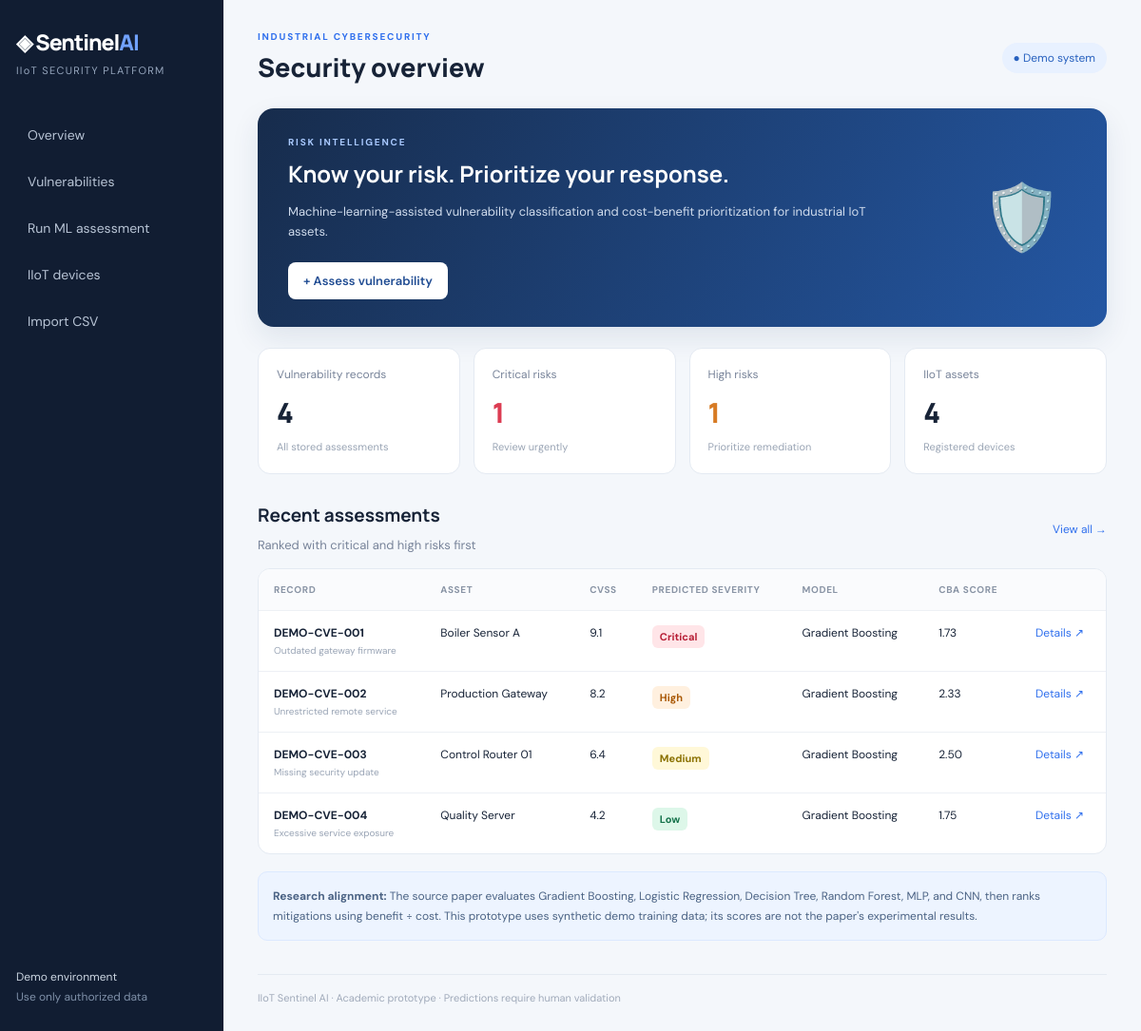
The page / on the database its author committed.
### tables this page shows
CREATE TABLE vulnerabilities (
      id INTEGER PRIMARY KEY AUTOINCREMENT,
      device_id INTEGER,
      cve_id TEXT,
      title TEXT NOT NULL,
      service TEXT,
      port INTEGER,
      cvss REAL NOT NULL,
      is_public INTEGER NOT NULL DEFAULT 0,
      patch_available INTEGER NOT NULL DEFAULT 0,
      known_exploit INTEGER NOT NULL DEFAULT 0,
      asset_criticality INTEGER NOT NULL DEFAULT 2,
      predicted_severity TEXT NOT NULL,
      model_name TEXT NOT NULL,
      recommendation TEXT NOT NULL,
      mitigation_cost REAL NOT NULL,
      mitigation_benefit REAL NOT NULL,
      cba_score REAL NOT NULL,
      created_at TEXT NOT NULL,
      FOREIGN KEY(device_id) REFERENCES devices(id) ON DELETE SET NULL
    );

CREATE TABLE devices (
      id INTEGER PRIMARY KEY AUTOINCREMENT,
      name TEXT NOT NULL,
      device_type TEXT NOT NULL,
      location TEXT,
      status TEXT NOT NULL DEFAULT 'Monitored',
      created_at TEXT NOT NULL
    );

### app.py (the view)
@app.route("/")
def dashboard():
    db = get_db()
    total = db.execute("SELECT COUNT(*) n FROM vulnerabilities").fetchone()["n"]
    critical = db.execute("SELECT COUNT(*) n FROM vulnerabilities WHERE predicted_severity='Critical'").fetchone()["n"]
    high = db.execute("SELECT COUNT(*) n FROM vulnerabilities WHERE predicted_severity='High'").fetchone()["n"]
    devices = db.execute("SELECT COUNT(*) n FROM devices").fetchone()["n"]
    rows = db.execute("""SELECT v.*, d.name AS device_name
        FROM vulnerabilities v LEFT JOIN devices d ON v.device_id=d.id
        ORDER BY CASE v.predicted_severity WHEN 'Critical' THEN 1 WHEN 'High' THEN 2 WHEN 'Medium' THEN 3 ELSE 4 END,
        v.created_at DESC LIMIT 8""").fetchall()
    severity = db.execute("""SELECT predicted_severity AS label, COUNT(*) AS value
        FROM vulnerabilities GROUP BY predicted_severity""").fetchall()
    return render_template("dashboard.html", total=total, critical=critical, high=high,
                           devices=devices, rows=rows, severity=[dict(x) for x in severity])

### database.py (called while the page is built)
def get_db():
    conn = sqlite3.connect(DB_PATH)
    conn.row_factory = sqlite3.Row
    conn.execute("PRAGMA foreign_keys = ON")
    return conn

### templates/dashboard.html
{% extends "base.html" %}{% set heading="Security overview" %}{% block content %}
<div class="hero"><div><div class="eyebrow">RISK INTELLIGENCE</div><h2>Know your risk. Prioritize your response.</h2><p>Machine-learning-assisted vulnerability classification and cost-benefit prioritization for industrial IoT assets.</p><a class="btn" href="/analyze">+ Assess vulnerability</a></div><div class="hero-icon">🛡️</div></div>
<div class="stats"><div class="stat"><span>Vulnerability records</span><strong>{{ total }}</strong><small>All stored assessments</small></div><div class="stat"><span>Critical risks</span><strong class="red">{{ critical }}</strong><small>Review urgently</small></div><div class="stat"><span>High risks</span><strong class="orange">{{ high }}</strong><small>Prioritize remediation</small></div><div class="stat"><span>IIoT assets</span><strong>{{ devices }}</strong><small>Registered devices</small></div></div>
<div class="section-head"><div><h2>Recent assessments</h2><p>Ranked with critical and high risks first</p></div><a href="/vulnerabilities">View all →</a></div>
<div class="table-wrap"><table><thead><tr><th>Record</th><th>Asset</th><th>CVSS</th><th>Predicted severity</th><th>Model</th><th>CBA score</th><th></th></tr></thead><tbody>
{% for r in rows %}<tr><td><b>{{ r["cve_id"] }}</b><small>{{ r["title"] }}</small></td><td>{{ r["device_name"] or "Unassigned" }}</td><td>{{ "%.1f"|format(r["cvss"]) }}</td><td><span class="severity {{ r['predicted_severity']|lower }}">{{ r["predicted_severity"] }}</span></td><td>{{ r["model_name"] }}</td><td>{{ "%.2f"|format(r["cba_score"]) }}</td><td><a href="/vulnerability/{{ r['id'] }}">Details ↗</a></td></tr>{% endfor %}
</tbody></table></div>
<div class="note"><b>Research alignment:</b> The source paper evaluates Gradient Boosting, Logistic Regression, Decision Tree, Random Forest, MLP, and CNN, then ranks mitigations using benefit ÷ cost. This prototype uses synthetic demo training data; its scores are not the paper's experimental results.</div>
{% endblock %}

### static/style.css (style rules this page uses)
:root { --bg:#f4f7fb;--ink:#172337;--muted:#778399;--line:#e4eaf2;--blue:#2f6fed;--nav:#111d32 }
* { box-sizing:border-box }
body { margin:0;background:var(--bg);font-family:'DM Sans',sans-serif;color:var(--ink);display:flex }
.eyebrow { font-size:10px;letter-spacing:1.8px;color:var(--blue);font-weight:700 }
h2 { font:700 19px Manrope;margin:0 0 8px }
p { color:var(--muted);line-height:1.65;font-size:13px }
.hero { background:linear-gradient(120deg,#172c4c,#2457a3);color:white;padding:29px 32px;border-radius:17px;display:flex;justify-content:space-between;align-items:center;margin-bottom:22px;box-shadow:0 12px 30px #18345d18 }
.hero .eyebrow { color:#a9c9ff }
.hero h2 { font-size:24px;margin-top:10px }
.hero p { color:#d0dced;max-width:610px }
.hero-icon { font-size:68px;padding:15px }
.btn { display:inline-block;background:var(--blue);border:0;border-radius:8px;color:white;padding:11px 16px;font:600 13px 'DM Sans';text-decoration:none;cursor:pointer }
.hero .btn { background:white;color:#214d93;margin-top:8px }
.stats { display:grid;grid-template-columns:repeat(4,minmax(0,1fr));gap:14px;margin:20px 0 30px }
.stat { background:#fff;border:1px solid var(--line);border-radius:13px;padding:19px;min-width:0 }
.stat span,.score-box span { display:block;font-size:12px;color:var(--muted) }
.stat strong { display:block;font:800 29px Manrope;margin:12px 0 4px;overflow-wrap:anywhere }
.stat small { color:#9aa5b5;font-size:11px }
.red { color:#dc3c52 }
.orange { color:#d77b24 }
.section-head { display:flex;align-items:center;justify-content:space-between;margin:28px 0 14px }
.section-head p { margin:0 }
.section-head a { font-size:12px;color:var(--blue);text-decoration:none }
.table-wrap { background:#fff;border:1px solid var(--line);border-radius:13px;overflow:auto }
table { width:100%;border-collapse:collapse;font-size:12px;min-width:750px }
th { text-align:left;background:#fafbfd;color:#8994a5;font-size:10px;letter-spacing:.6px;text-transform:uppercase;padding:15px 16px }
td { padding:15px 16px;border-top:1px solid #edf0f5;vertical-align:top }
td small { display:block;color:#99a4b5;margin-top:4px;max-width:230px }
td a { color:var(--blue);text-decoration:none }
.severity { display:inline-block;border-radius:6px;padding:5px 8px;font-size:11px;font-weight:700;background:#edf0f5;color:#526075 }
.severity.critical { background:#ffe5e8;color:#b71e35 }
.severity.high { background:#fff0df;color:#a95805 }
.severity.medium { background:#fff8d8;color:#8a7100 }
.severity.low { background:#ddf7e9;color:#16734b }
.note { margin-top:18px;background:#edf4ff;border:1px solid #dce9ff;color:#4b6384;border-radius:10px;padding:15px;font-size:12px;line-height:1.7 }

### rows shown on the page
vulnerabilities: cve_id "DEMO-CVE-001", title "Outdated gateway firmware", name "Boiler Sensor A", cvss "9.1", predicted_severity "Critical", model_name "Gradient Boosting", cba_score "1.73"
vulnerabilities: cve_id "DEMO-CVE-002", title "Unrestricted remote service", name "Production Gateway", cvss "8.2", predicted_severity "High", model_name "Gradient Boosting", cba_score "2.33"
vulnerabilities: cve_id "DEMO-CVE-003", title "Missing security update", name "Control Router 01", cvss "6.4", predicted_severity "Medium", model_name "Gradient Boosting", cba_score "2.50"
vulnerabilities: cve_id "DEMO-CVE-004", title "Excessive service exposure", name "Quality Server", cvss "4.2", predicted_severity "Low", model_name "Gradient Boosting", cba_score "1.75"

### other values the page prints
{{ heading or "Security overview" }} "Security overview"
{{ total }} "4"
{{ critical }} "1"
{{ high }} "1"
{{ devices }} "4"
